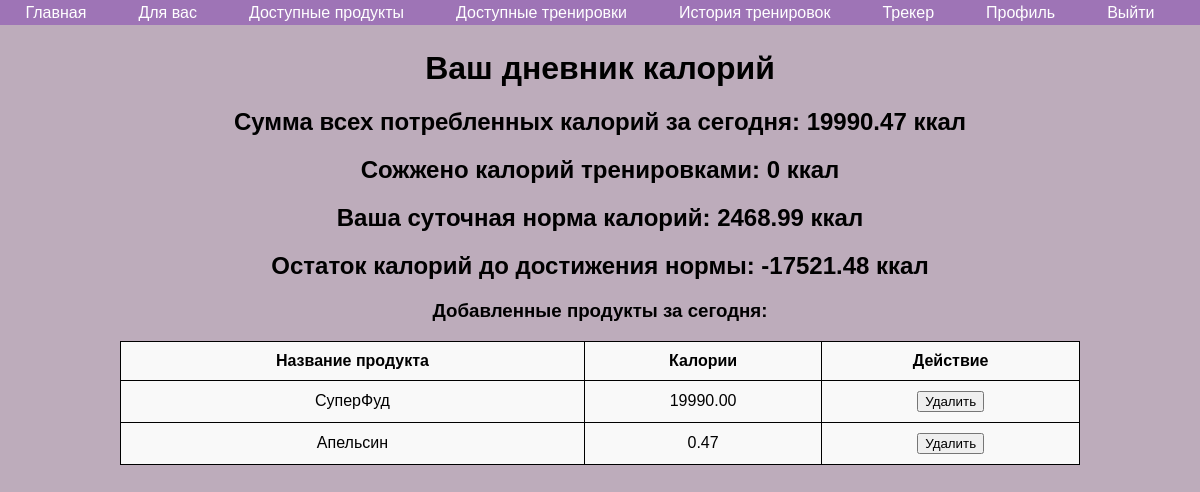
The app's page /calories_tracker.php (signed in), older data.
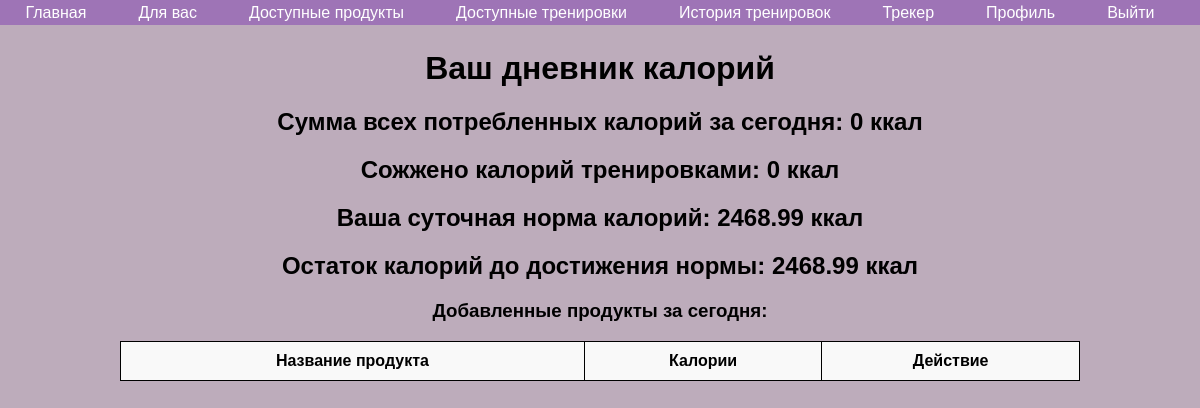
The same page, newer data.
### tables this page shows
CREATE TABLE `calorie_tracker` (
  `id` int(11) NOT NULL AUTO_INCREMENT,
  `calories` decimal(10,2) DEFAULT NULL,
  `calories_burned` int(11) DEFAULT NULL,
  `calories_consumed` int(11) DEFAULT NULL,
  `created_at` timestamp NOT NULL DEFAULT current_timestamp(),
  `product_id` int(11) DEFAULT NULL,
  `user_id` int(11) DEFAULT NULL,
  `entry_date` date NOT NULL DEFAULT curdate(),
  PRIMARY KEY (`id`),
  KEY `product_id` (`product_id`),
  KEY `user_id` (`user_id`),
  CONSTRAINT `calorie_tracker_ibfk_1` FOREIGN KEY (`product_id`) REFERENCES `food_products` (`id`) ON DELETE SET NULL,
  CONSTRAINT `calorie_tracker_ibfk_2` FOREIGN KEY (`user_id`) REFERENCES `users` (`id`) ON DELETE CASCADE
);

CREATE TABLE `food_products` (
  `id` int(11) NOT NULL AUTO_INCREMENT,
  `name` varchar(255) DEFAULT NULL,
  `calories_per_100g` decimal(10,2) DEFAULT NULL,
  `created_at` timestamp NOT NULL DEFAULT current_timestamp(),
  PRIMARY KEY (`id`)
);

### calories_tracker.php (the view, shortened to what this page needs)
<?php
include 'navbar.php';
$user_id = $_SESSION['user_id'];
$current_date = date('Y-m-d');
$stmt = $conn->prepare("SELECT u.daily_calories, u.age, u.weight, u.height, u.gender, u.activity_level
                        FROM users u
                        WHERE u.id = ?");
$stmt->bind_param("i", $user_id);
$stmt->execute();
$result = $stmt->get_result();
$user = $result->fetch_assoc();
$stmt = $conn->prepare("SELECT SUM(tp.calories_burned) AS calories_burned_today
                        FROM training_executions te
                        JOIN training_programs tp ON te.training_id = tp.id
                        WHERE te.user_id = ? AND DATE(te.execution_date) = ?");
$stmt->bind_param("is", $user_id, $current_date);
$stmt->execute();
$result = $stmt->get_result();
$row = $result->fetch_assoc();
$calories_burned = $row['calories_burned_today'] ?? 0;
if (isset($user['age'], $user['weight'], $user['height'], $user['gender'], $user['activity_level'])) {
    if ($user['gender'] == 'male') {
        $bmr = 88.36 + (13.4 * $user['weight']) + (4.8 * $user['height']) - (5.7 * $user['age']);
    } else {
        $bmr = 447.6 + (9.2 * $user['weight']) + (3.1 * $user['height']) - (4.3 * $user['age']);
    }
    switch ($user['activity_level']) {
        case 'active':
            $calorie_needs = $bmr * 1.725;
            break;
    }
} else {
    $calorie_needs = null;
}
$stmt = $conn->prepare("SELECT calorie_tracker.product_id, food_products.name, calorie_tracker.calories
                        FROM calorie_tracker
                        JOIN food_products ON calorie_tracker.product_id = food_products.id
                        WHERE calorie_tracker.user_id = ? AND calorie_tracker.entry_date = ?");
$stmt->bind_param("is", $user_id, $current_date);
$stmt->execute();
$calorie_results = $stmt->get_result();
$total_calories_consumed = 0;
$added_products = [];
while ($row = $calorie_results->fetch_assoc()) {
    $added_products[] = $row;
    $total_calories_consumed += $row['calories'];
}
$net_calories = $total_calories_consumed - $calories_burned;
?>
<!DOCTYPE html>
<html lang="ru">
<head>
</head>
<body>
<h1>Ваш дневник калорий</h1>
<h2>Сумма всех потребленных калорий за сегодня: <?php echo htmlspecialchars($total_calories_consumed); ?> ккал</h2>
<h2>Сожжено калорий тренировками: <?php echo htmlspecialchars($calories_burned); ?> ккал</h2>
<?php if ($calorie_needs !== null): ?>
    <h2>Ваша суточная норма калорий: <?php echo htmlspecialchars(round($calorie_needs, 2)); ?> ккал</h2>
    <h2>Остаток калорий до достижения нормы: <?php echo htmlspecialchars(round($calorie_needs - $net_calories, 2)); ?> ккал</h2>
<?php else: ?>
    <h2>Информация для расчета суточной нормы калорий неполная.</h2>
<?php endif; ?>
<h3 class="center">Добавленные продукты за сегодня:</h3>
<table>
    <tr>
        <th>Название продукта</th>
        <th>Калории</th>
        <th>Действие</th>
    </tr>
    <?php foreach ($added_products as $product): ?>
        <tr>
            <td><?php echo htmlspecialchars($product['name']); ?></td>
            <td><?php echo htmlspecialchars($product['calories']); ?></td>
            <td>
                <form method="POST" action="">
                    <button type="submit" name="delete_product">Удалить</button>
                </form>
            </td>
        </tr>
    <?php endforeach; ?>
</table>
</body>
</html>

Row changes from the older to the newer data that the page shows:
removed calorie_tracker: product.name "СуперФуд", calories "19990.00"
removed calorie_tracker: product.name "Апельсин", calories "0.47"
Text that changed along with them:
$total_calories_consumed: "19990.47" → "0"
$calorie_needs - $net_calories: "-17521.48" → "2468.99"
